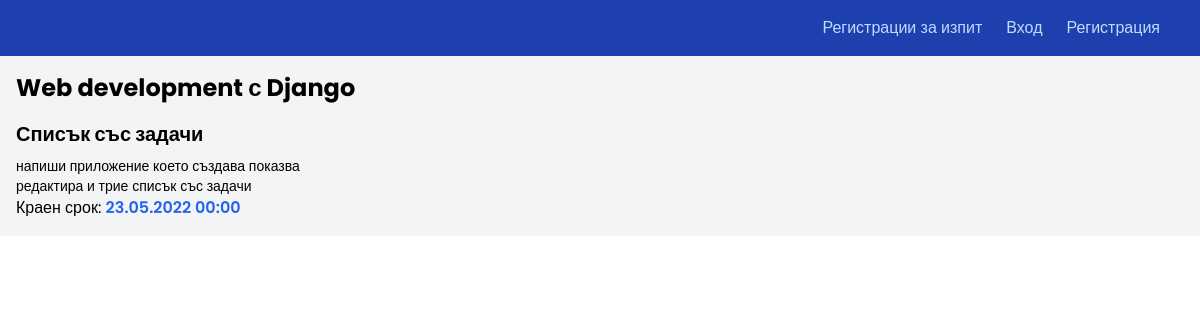
The page /modules/6/ on the database its author committed.
### modules/models.py (models this page shows, shortened)
class Module(models.Model):
    name = models.CharField(max_length=255)
    description = models.TextField(blank=True)
    participants = models.ManyToManyField(User, related_name='modules')

class Exam(models.Model):
    module = models.ForeignKey(Module, related_name="exams", on_delete=models.CASCADE)
    name = models.CharField(max_length=255)
    description = models.TextField(blank=True)
    exam_date = models.DateTimeField()
    def humanize_date(self):
        return self.exam_date.strftime("%d.%m.%Y %H:%M")

### modules/views.py (the view)
# urls.py: path('<int:module_id>/', views.show, name='show'),
def show(request, module_id):
    module = Module.objects.get(pk=module_id)
    user_is_participant = request.user in module.participants.all()
    context = {
        'module': module,
        'user_is_participant': user_is_participant,
    }
    return render(request, 'modules/show.html', context)

### modules/templatetags/exam_params.py (called while the page is built)
@register.filter(name='exam_params')
def exam_params(user_id, exam_id):
   user = User.objects.get(id=user_id)
   exam = Exam.objects.get(id=exam_id)
   return user.is_registered_for_exam(exam)

### templates/modules/show.html (shortened to what this page needs)
{% extends '../base.html' %}
{% load static %}
{% load dict_key %}
{% load exam_params %}
{%  block content %}
  <div class="flex justify-between ">
    {% include 'partials/_modules_left_side.html' with module=module %}
  </div>
{% endblock %}

### templates/partials/_modules_left_side.html (shortened to what this page needs)
{% load exam_params %}
<div class="w-1/2 p-4">
  <h1 class="text-2xl font-bold">{{module.name}}</h1>
  {% if module.exams.count > 0 %}
      {% for exam in module.exams.all %}
      <div class="flex justify-between mt-4">
        <div class="w-1/2">
          <div class="flex space-x-3 mb-2">
            <h2 class="text-xl font-bold">{{exam.name}}
            </h2>
          </div>
          <p class="text-sm">{{exam.description}}</p>
          <p>Краен срок: <span class="font-semibold text-blue-600">{{exam.humanize_date}}</span></p>
        </div>
        <div class="w-1/2">
        </div>
      </div>
    {% endfor %}
  {% else %}
    <p>Няма налични изпити за този курс</p>
  {% endif %}
</div>

### static/styles/base.css (style rules this page uses)
* { font-family: 'Poppins', sans-serif; }

### rows shown on the page
Module: name "Web development с Django"
Exam: name "Списък със задачи", description "напиши приложение което създава показва редактира и трие списък със задачи", humanize_date "23.05.2022 00:00"
